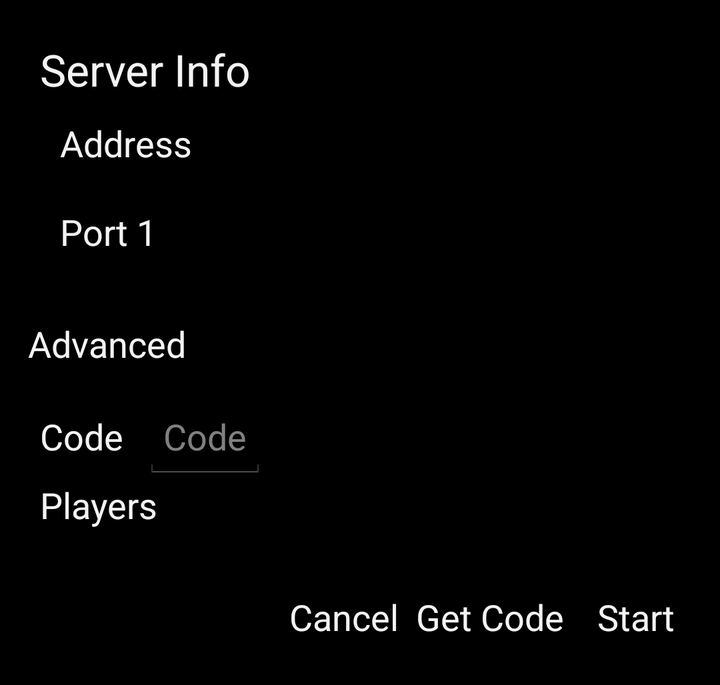
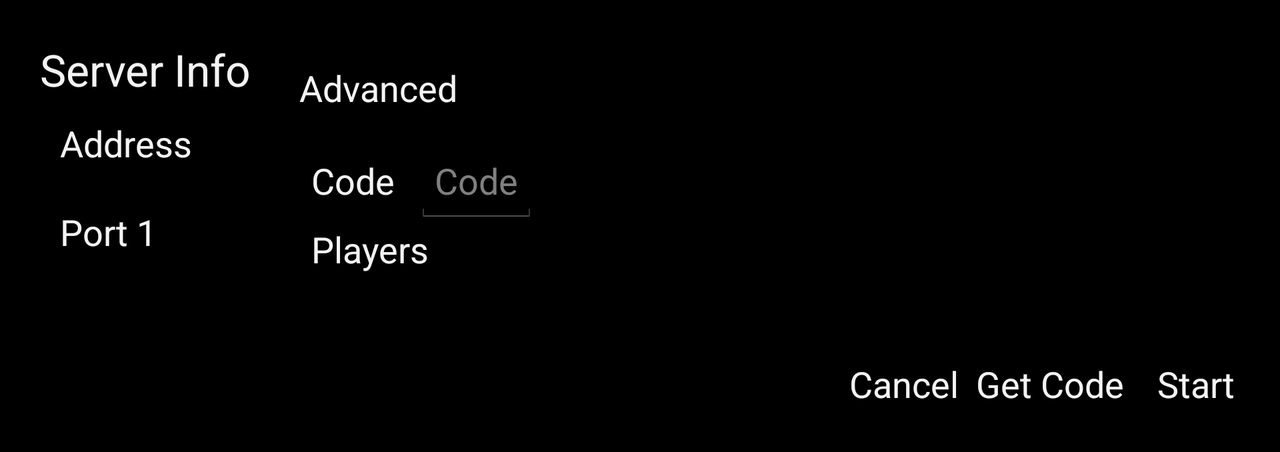

An Android layout and its configuration variant, each rendered on a device that would load it. The default file and the variant file are quoted in full after the pictures.
<!-- AndroidManifest.xml: application theme appTheme -->
<!-- res/layout/netplay_server_setup_dialog.xml -->
<?xml version="1.0" encoding="utf-8"?>
<LinearLayout xmlns:android="http://schemas.android.com/apk/res/android"
    android:id="@+id/Layout1"
    android:layout_width="wrap_content"
    android:layout_height="wrap_content"
    android:orientation="vertical" >

    <RelativeLayout
        android:layout_width="match_parent"
        android:layout_height="wrap_content"
        android:layout_weight="1"
        android:layout_margin="10dp"
        android:orientation="vertical">

        <LinearLayout
            android:id="@+id/serverLayout"
            android:layout_width="wrap_content"
            android:layout_height="wrap_content"
            android:layout_margin="10dp"
            android:layout_alignParentStart="true"
            android:orientation="vertical">

            <TextView
                android:id="@+id/textServer"
                android:layout_width="wrap_content"
                android:layout_height="wrap_content"
                android:layout_weight="0"
                android:layout_margin="0dp"
                android:textAppearance="?android:attr/textAppearanceLarge"
                android:text="@string/netplayServerInfo_title" />

            <RelativeLayout
                android:id="@+id/serverAddress"
                android:layout_width="wrap_content"
                android:layout_height="wrap_content"
                android:layout_weight="1"
                android:layout_margin="10dp"
                android:orientation="horizontal">
                <TextView
                    android:id="@+id/textIpView"
                    android:layout_width="wrap_content"
                    android:layout_height="wrap_content"
                    android:layout_alignParentStart="true"
                    android:textAppearance="?android:attr/textAppearanceMedium"
                    android:text="@string/netplay_hostAddress" />
                <TextView
                    android:id="@+id/textHostAddress"
                    android:layout_width="wrap_content"
                    android:layout_height="wrap_content"
                    android:layout_marginStart="5dp"
                    android:layout_toEndOf="@id/textIpView"
                    android:textAppearance="?android:attr/textAppearanceMedium" />
            </RelativeLayout>

            <RelativeLayout
                android:id="@+id/serverPort1"
                android:layout_width="wrap_content"
                android:layout_height="wrap_content"
                android:layout_margin="10dp"
                android:orientation="horizontal">
                <TextView
                    android:id="@+id/textPort1View"
                    android:layout_width="wrap_content"
                    android:layout_height="wrap_content"
                    android:layout_alignParentStart="true"
                    android:textAppearance="?android:attr/textAppearanceMedium"
                    android:text="@string/netplay_hostPort1" />
                <TextView
                    android:id="@+id/textPort1"
                    android:layout_width="wrap_content"
                    android:layout_height="wrap_content"
                    android:layout_marginStart="5dp"
                    android:layout_toEndOf="@id/textPort1View"
                    android:textAppearance="?android:attr/textAppearanceMedium" />
            </RelativeLayout>

            
            <RelativeLayout
                android:id="@+id/serverPort2"
                android:layout_width="wrap_content"
                android:layout_height="wrap_content"
                android:layout_margin="10dp"
                android:orientation="horizontal"
                android:visibility="gone">
                <TextView
                    android:id="@+id/textPort2View"
                    android:layout_width="wrap_content"
                    android:layout_height="wrap_content"
                    android:layout_alignParentStart="true"
                    android:textAppearance="?android:attr/textAppearanceMedium"
                    android:text="@string/netplay_hostPort2" />
                <TextView
                    android:id="@+id/textPort2"
                    android:layout_width="wrap_content"
                    android:layout_height="wrap_content"
                    android:layout_marginStart="5dp"
                    android:layout_toEndOf="@id/textPort2View"
                    android:textAppearance="?android:attr/textAppearanceMedium" />
            </RelativeLayout>
        </LinearLayout>

        <Button
            android:id="@+id/buttonAdvanced"
            style="?android:attr/borderlessButtonStyle"
            android:layout_width="wrap_content"
            android:layout_height="wrap_content"
            android:layout_below="@id/serverLayout"
            android:text="@string/netplay_advanced" />

        <RelativeLayout
            android:id="@+id/codeLayout"
            android:layout_width="wrap_content"
            android:layout_height="wrap_content"
            android:layout_below="@id/buttonAdvanced"
            android:orientation="horizontal">
            <TextView
                android:id="@+id/textCodeTitle"
                android:layout_width="wrap_content"
                android:layout_height="wrap_content"
                android:layout_alignParentStart="true"
                android:layout_margin="10dp"
                android:textAppearance="?android:attr/textAppearanceMedium"
                android:text="@string/netplay_code" />
            <EditText
                android:id="@+id/textCodeValue"
                android:layout_width="wrap_content"
                android:layout_height="wrap_content"
                android:padding="10dp"
                android:layout_toEndOf="@id/textCodeTitle"
                android:textAppearance="?android:attr/textAppearanceMedium"
                android:inputType="none"
                android:textIsSelectable="true"
                android:hint="@string/netplay_code" />
        </RelativeLayout>

        <LinearLayout
            android:layout_width="wrap_content"
            android:layout_height="wrap_content"
            android:layout_below="@id/codeLayout"
            android:orientation="vertical" >

            <TextView
                android:id="@+id/textPlayers"
                android:layout_width="wrap_content"
                android:layout_height="wrap_content"
                android:layout_weight="0"
                android:layout_marginStart="10dp"
                android:textAppearance="?android:attr/textAppearanceMedium"
                android:text="@string/netplayPlayers_title" />

            <ListView android:id="@+id/clientList"
                android:layout_width="wrap_content"
                android:layout_height="wrap_content"
                android:layout_gravity="bottom"
                android:layout_weight="1"
                android:longClickable="false" />
        </LinearLayout>
    </RelativeLayout>

    <RelativeLayout
        android:id="@+id/buttonsLayout"
        android:layout_width="match_parent"
        android:layout_height="wrap_content"
        android:layout_weight="0"
        android:layout_margin="10dp"
        android:orientation="horizontal">

        <Button
            android:id="@+id/buttonCancel"
            style="?android:attr/borderlessButtonStyle"
            android:layout_width="wrap_content"
            android:layout_height="wrap_content"
            android:layout_toStartOf="@id/buttonGetCode"
            android:text="@android:string/cancel" />

        <Button
            android:id="@+id/buttonGetCode"
            style="?android:attr/borderlessButtonStyle"
            android:layout_width="wrap_content"
            android:layout_height="wrap_content"
            android:layout_toStartOf="@id/buttonStart"
            android:text="@string/netplay_getCode" />

        <Button
            android:id="@+id/buttonStart"
            style="?android:attr/borderlessButtonStyle"
            android:layout_width="wrap_content"
            android:layout_height="wrap_content"
            android:layout_gravity="end"
            android:layout_alignParentEnd="true"
            android:text="@string/startNetplay_title" />

    </RelativeLayout>
</LinearLayout>
<!-- resources referenced by this layout -->
<resources>
  <string name="netplayPlayers_title">Players</string>
  <string name="netplayServerInfo_title">Server Info</string>
  <string name="netplay_advanced">Advanced</string>
  <string name="netplay_code">Code</string>
  <string name="netplay_getCode">Get Code</string>
  <string name="netplay_hostAddress">Address</string>
  <string name="netplay_hostPort1">Port 1</string>
  <string name="netplay_hostPort2">Port 2</string>
  <string name="startNetplay_title">Start</string>
  <style name="appTheme" parent="@android:style/Theme.Holo">
          <item name="preferenceTheme">@style/PreferenceThemeOverlay</item>
          <item name="android:windowTranslucentStatus">true</item>
          <item name="android:windowTranslucentNavigation">true</item>
      </style>
</resources>
<!-- res/layout-land/netplay_server_setup_dialog.xml (the repository's variant of the layout above) -->
<!-- drawn on the phone turned sideways -->
<?xml version="1.0" encoding="utf-8"?>
<LinearLayout xmlns:android="http://schemas.android.com/apk/res/android"
    android:id="@+id/Layout1"
    android:layout_width="wrap_content"
    android:layout_height="wrap_content"
    android:orientation="vertical" >

    <RelativeLayout
        android:layout_width="match_parent"
        android:layout_height="wrap_content"
        android:layout_weight="1"
        android:layout_margin="10dp"
        android:orientation="horizontal">

        <LinearLayout
            android:id="@+id/serverLayout"
            android:layout_width="wrap_content"
            android:layout_height="wrap_content"
            android:layout_margin="10dp"
            android:layout_alignParentStart="true"
            android:orientation="vertical">

            <TextView
                android:id="@+id/textServer"
                android:layout_width="wrap_content"
                android:layout_height="wrap_content"
                android:layout_weight="0"
                android:layout_margin="0dp"
                android:textAppearance="?android:attr/textAppearanceLarge"
                android:text="@string/netplayServerInfo_title" />

            <RelativeLayout
                android:id="@+id/serverAddress"
                android:layout_width="wrap_content"
                android:layout_height="wrap_content"
                android:layout_weight="1"
                android:layout_margin="10dp"
                android:orientation="horizontal">
                <TextView
                    android:id="@+id/textIpView"
                    android:layout_width="wrap_content"
                    android:layout_height="wrap_content"
                    android:layout_alignParentStart="true"
                    android:textAppearance="?android:attr/textAppearanceMedium"
                    android:text="@string/netplay_hostAddress" />
                <TextView
                    android:id="@+id/textHostAddress"
                    android:layout_width="wrap_content"
                    android:layout_height="wrap_content"
                    android:layout_marginStart="5dp"
                    android:layout_toEndOf="@id/textIpView"
                    android:textAppearance="?android:attr/textAppearanceMedium" />
            </RelativeLayout>

            <RelativeLayout
                android:id="@+id/serverPort1"
                android:layout_width="wrap_content"
                android:layout_height="wrap_content"
                android:layout_margin="10dp"
                android:orientation="horizontal">
                <TextView
                    android:id="@+id/textPort1View"
                    android:layout_width="wrap_content"
                    android:layout_height="wrap_content"
                    android:layout_alignParentStart="true"
                    android:textAppearance="?android:attr/textAppearanceMedium"
                    android:text="@string/netplay_hostPort1" />
                <TextView
                    android:id="@+id/textPort1"
                    android:layout_width="wrap_content"
                    android:layout_height="wrap_content"
                    android:layout_marginStart="5dp"
                    android:layout_toEndOf="@id/textPort1View"
                    android:textAppearance="?android:attr/textAppearanceMedium" />
            </RelativeLayout>

            
            <RelativeLayout
                android:id="@+id/serverPort2"
                android:layout_width="wrap_content"
                android:layout_height="wrap_content"
                android:layout_margin="10dp"
                android:orientation="horizontal"
                android:visibility="gone">
                <TextView
                    android:id="@+id/textPort2View"
                    android:layout_width="wrap_content"
                    android:layout_height="wrap_content"
                    android:layout_alignParentStart="true"
                    android:textAppearance="?android:attr/textAppearanceMedium"
                    android:text="@string/netplay_hostPort2" />
                <TextView
                    android:id="@+id/textPort2"
                    android:layout_width="wrap_content"
                    android:layout_height="wrap_content"
                    android:layout_marginStart="5dp"
                    android:layout_toEndOf="@id/textPort2View"
                    android:textAppearance="?android:attr/textAppearanceMedium" />
            </RelativeLayout>
        </LinearLayout>

        <LinearLayout
            android:layout_width="wrap_content"
            android:layout_height="wrap_content"
            android:layout_margin="10dp"
            android:layout_toEndOf="@id/serverLayout"
            android:orientation="vertical" >

            <Button
                android:id="@+id/buttonAdvanced"
                style="?android:attr/borderlessButtonStyle"
                android:layout_width="wrap_content"
                android:layout_height="wrap_content"
                android:text="@string/netplay_advanced" />

            <RelativeLayout
                android:id="@+id/codeLayout"
                android:layout_width="wrap_content"
                android:layout_height="wrap_content"
                android:orientation="horizontal">
                <TextView
                    android:id="@+id/textCodeTitle"
                    android:layout_width="wrap_content"
                    android:layout_height="wrap_content"
                    android:layout_alignParentStart="true"
                    android:layout_margin="10dp"
                    android:textAppearance="?android:attr/textAppearanceMedium"
                    android:text="@string/netplay_code" />
                <EditText
                    android:id="@+id/textCodeValue"
                    android:layout_width="wrap_content"
                    android:layout_height="wrap_content"
                    android:padding="10dp"
                    android:layout_toEndOf="@id/textCodeTitle"
                    android:textAppearance="?android:attr/textAppearanceMedium"
                    android:inputType="none"
                    android:textIsSelectable="true"
                    android:hint="@string/netplay_code"/>
            </RelativeLayout>

            <TextView
                android:id="@+id/textPlayers"
                android:layout_width="wrap_content"
                android:layout_height="wrap_content"
                android:layout_weight="0"
                android:layout_marginStart="10dp"
                android:textAppearance="?android:attr/textAppearanceMedium"
                android:text="@string/netplayPlayers_title" />

            <ListView android:id="@+id/clientList"
                android:layout_width="wrap_content"
                android:layout_height="wrap_content"
                android:layout_gravity="bottom"
                android:layout_weight="1"
                android:longClickable="false" />
        </LinearLayout>
    </RelativeLayout>

    <RelativeLayout
        android:id="@+id/buttonsLayout"
        android:layout_width="match_parent"
        android:layout_height="wrap_content"
        android:layout_weight="0"
        android:layout_margin="10dp"
        android:orientation="horizontal">

        <Button
            android:id="@+id/buttonCancel"
            style="?android:attr/borderlessButtonStyle"
            android:layout_width="wrap_content"
            android:layout_height="wrap_content"
            android:layout_toStartOf="@id/buttonGetCode"
            android:text="@android:string/cancel" />

        <Button
            android:id="@+id/buttonGetCode"
            style="?android:attr/borderlessButtonStyle"
            android:layout_width="wrap_content"
            android:layout_height="wrap_content"
            android:layout_toStartOf="@id/buttonStart"
            android:text="@string/netplay_getCode" />

        <Button
            android:id="@+id/buttonStart"
            style="?android:attr/borderlessButtonStyle"
            android:layout_width="wrap_content"
            android:layout_height="wrap_content"
            android:layout_gravity="end"
            android:layout_alignParentEnd="true"
            android:text="@string/startNetplay_title" />

    </RelativeLayout>
</LinearLayout>
